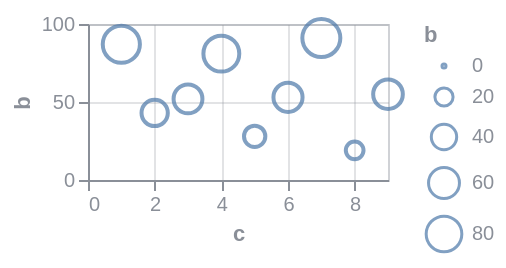

The specification (Vega-Lite) saved for this image:
### Vega specification from a JSON file in a GitHub repository (floating-point values rounded to 4 significant figures)
{"$schema": "https://vega.github.io/schema/vega/v6.json", "background": null, "padding": 5, "width": 150, "height": 78, "style": "cell", "data": [{"name": "source_0", "values": [{"a": "A", "b": 28, "c": 5, "g": "x"}, {"a": "B", "b": 55, "c": 9, "g": "y"}, {"a": "C", "b": 43, "c": 2, "g": "x"}, {"a": "D", "b": 91, "c": 7, "g": "y"}, {"a": "E", "b": 81, "c": 4, "g": "x"}, {"a": "F", "b": 53, "c": 6, "g": "y"}, {"a": "G", "b": 19, "c": 8, "g": "x"}, {"a": "H", "b": 87, "c": 1, "g": "y"}, {"a": "I", "b": 52, "c": 3, "g": "x"}]}, {"name": "data_0", "source": "source_0", "transform": [{"type": "filter", "expr": "isValid(datum[\"c\"]) && isFinite(+datum[\"c\"]) && isValid(datum[\"b\"]) && isFinite(+datum[\"b\"])"}]}], "marks": [{"name": "marks", "type": "symbol", "style": ["point"], "from": {"data": "data_0"}, "encode": {"update": {"opacity": {"value": 0.7}, "fill": {"value": "transparent"}, "stroke": {"value": "#4c78a8"}, "ariaRoleDescription": {"value": "point"}, "description": {"signal": "\"c: \" + (format(datum[\"c\"], \"\")) + \"; b: \" + (format(datum[\"b\"], \"\"))"}, "x": {"scale": "x", "field": "c"}, "y": {"scale": "y", "field": "b"}, "size": {"scale": "size", "field": "b"}}}}], "scales": [{"name": "x", "type": "linear", "domain": {"data": "data_0", "field": "c"}, "range": [0, {"signal": "width"}], "nice": true, "zero": true}, {"name": "y", "type": "linear", "domain": {"data": "data_0", "field": "b"}, "range": [{"signal": "height"}, 0], "nice": true, "zero": true}, {"name": "size", "type": "linear", "domain": {"data": "data_0", "field": "b"}, "range": [4, 361], "zero": true}], "axes": [{"scale": "x", "orient": "bottom", "gridScale": "y", "grid": true, "tickCount": {"signal": "ceil(width/40)"}, "domain": false, "labels": false, "aria": false, "maxExtent": 0, "minExtent": 0, "ticks": false, "zindex": 0}, {"scale": "y", "orient": "left", "gridScale": "x", "grid": true, "tickCount": {"signal": "ceil(height/40)"}, "domain": false, "labels": false, "aria": false, "maxExtent": 0, "minExtent": 0, "ticks": false, "zindex": 0}, {"scale": "x", "orient": "bottom", "grid": false, "title": "c", "labelFlush": true, "labelOverlap": true, "tickCount": {"signal": "ceil(width/40)"}, "zindex": 0}, {"scale": "y", "orient": "left", "grid": false, "title": "b", "labelOverlap": true, "tickCount": {"signal": "ceil(height/40)"}, "zindex": 0}], "legends": [{"size": "size", "symbolType": "circle", "title": "b", "encode": {"symbols": {"update": {"fill": {"value": "transparent"}, "stroke": {"value": "#4c78a8"}, "opacity": {"value": 0.7}}}}}], "config": {"axis": {"labelColor": "#8a8f98", "titleColor": "#8a8f98", "domainColor": "#8a8f98", "tickColor": "#8a8f98", "gridColor": "#8a8f98", "gridOpacity": 0.25}, "legend": {"labelColor": "#8a8f98", "titleColor": "#8a8f98"}, "style": {"cell": {"stroke": "#8a8f98", "strokeOpacity": 0.4}}}}
